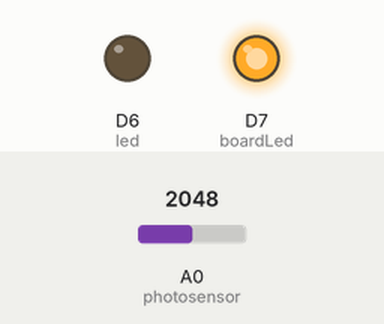
Bench run of a sketch on a simulated Particle Photon. On the bench: output pins drawn as LEDs (lit = HIGH). The inputs (shaded band) are chosen by the test bench; at power-on: A0 (photosensor) = 2048.

Above: at 0.1 s.
At 2.1 s:
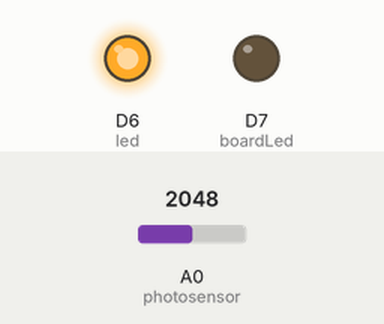
At 9.4 s:
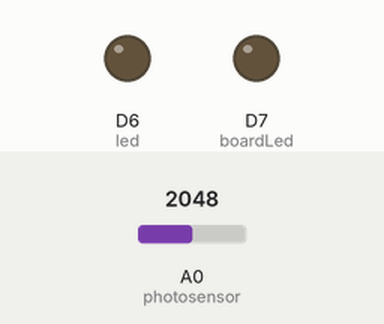
Timing chart, 0 to 11.0 s (numbered marks = the images above):
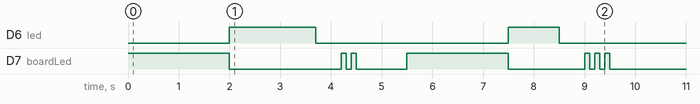

The sketch:

PhotonIFTTT.ino
```cpp
int led = D6;
int boardLed = D7;
int photosensor = A0;

int sunValue;
int shadeValue;
int middleThreshold;

bool isInLight = false;

// We start with the setup function.

void setup() {
    // This part is mostly the same:
    pinMode(led,OUTPUT); // Our LED pin is output (lighting up the LED)
    pinMode(boardLed,OUTPUT); // Our on-board LED is output as well


    // Calibrate:
    // First, the D7 LED will go on to tell you to put the system in the shade.
    digitalWrite(boardLed,HIGH);
    delay(2000);

    // Then, the D7 LED will go off and the LED will turn on.
    digitalWrite(boardLed,LOW);
    digitalWrite(led,HIGH);
    delay(500);

    // Now we'll take some readings...
    int off_1 = analogRead(photosensor); // read photosensor
    delay(200); // wait 200 milliseconds
    int off_2 = analogRead(photosensor); // read photosensor
    delay(1000); // wait 1 second


    digitalWrite(led,LOW);
    delay(500);

    // Now flash to let us know that you've taken the readings...
    digitalWrite(boardLed,HIGH);
    delay(100);
    digitalWrite(boardLed,LOW);
    delay(100);
    digitalWrite(boardLed,HIGH);
    delay(100);
    digitalWrite(boardLed,LOW);
    delay(1000);

    // Now the D7 LED will go on to tell you to put the system in the sun.
    digitalWrite(boardLed,HIGH);
    delay(2000);

    // Then, the D7 LED will go off and the LED will turn on.
    digitalWrite(boardLed,LOW);
    digitalWrite(led,HIGH);
    delay(500);

    // ...And we will take two more readings.
    int on_1 = analogRead(photosensor); // read photosensor
    delay(200); // wait 200 milliseconds
    int on_2 = analogRead(photosensor); // read photosensor
    delay(300); // wait 300 milliseconds

    digitalWrite(led,LOW);
    delay(500);

    // Now flash the D7 LED on and off three times to let us know that we're ready to go!
    digitalWrite(boardLed,HIGH);
    delay(100);
    digitalWrite(boardLed,LOW);
    delay(100);
    digitalWrite(boardLed,HIGH);
    delay(100);
    digitalWrite(boardLed,LOW);
    delay(100);
    digitalWrite(boardLed,HIGH);
    delay(100);
    digitalWrite(boardLed,LOW);


    sunValue = (on_1+on_2)/2;
    shadeValue = (off_1+off_2)/2;
    middleThreshold = (sunValue+shadeValue)/2;


}


void loop() {
    // This sends a publish when the reading exceeds the middleThreshold.
    if (analogRead(photosensor)>middleThreshold) {
        if (isInLight==true) {
            Particle.publish("In_Light","Yes");
            isInLight=false;
        }
    }
    // This sends a publish when the reading less than the middleThreshold.
    else {
        if (isInLight==false) {
            Particle.publish("In_Light","No");
            isInLight=true;
        }
    }
}
```
